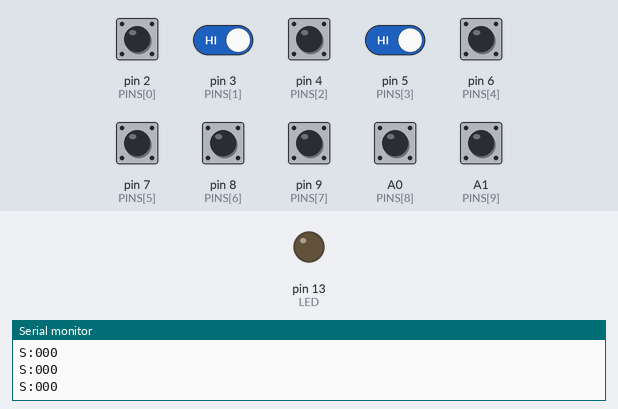
The sketch below on a simulated Arduino Uno, built with avr-gcc and run on an emulated ATmega328P. On the bench: output pins drawn as LEDs (lit = HIGH), the last lines printed to the serial monitor. The test bench sets the inputs (shaded band); at power-on: A0 (PINS[8]), A1 (PINS[9]), pin 2 (PINS[0]), pin 3 (PINS[1]), pin 4 (PINS[2]), pin 5 (PINS[3]), pin 6 (PINS[4]), pin 7 (PINS[5]), pin 8 (PINS[6]), pin 9 (PINS[7]) HIGH.

Above: at 1.4 s.
1.5 s: pin 2 (PINS[0]) pulled LOW for 0.15 s
At 1.59 s:
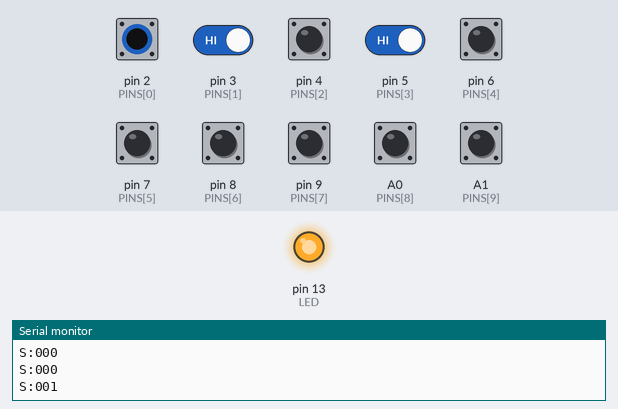
3.1 s: pin 3 (PINS[1]) driven LOW and pin 5 (PINS[3]) driven LOW
At 3.5 s:
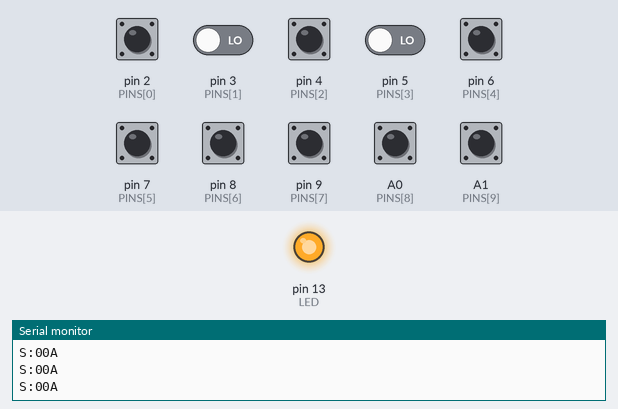
Timing chart, 0 to 6.1 s (numbered marks = the images above; inputs shaded):
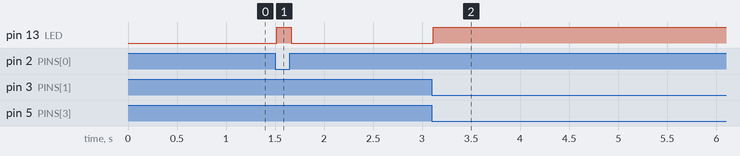

The sketch:

ArcaneArenaPad.ino
```cpp
/*
  ARCANE ARENA - Arduino Uno game controller
  ------------------------------------------
  Works for BOTH versions of the game at the same time:
    - Mobile (Android app)  -> through the HC-05 Bluetooth module (SoftwareSerial, 9600 baud)
    - PC (Chrome / Edge)    -> through the USB cable (hardware Serial, 115200 baud)

  10 push buttons, each wired between the pin and GND (internal pull-ups, no resistors needed):

    D2  = UP          D7  = SKILL 1
    D3  = DOWN        D8  = SKILL 2
    D4  = LEFT        D9  = DASH
    D5  = RIGHT       A0  = SWAP HERO
    D6  = ATTACK/OK   A1  = PAUSE

  HC-05:
    VCC -> 5V      GND -> GND
    TXD -> D10 (Arduino RX)
    RXD <- D11 through a voltage divider (1k from D11 to RXD, 2k from RXD to GND)
    (HC-05 RX pin is 3.3 V logic)

  Protocol sent to the game: "S:XXX\n"  (hex bitmask of pressed buttons)
    bit 0 UP, 1 DOWN, 2 LEFT, 3 RIGHT, 4 ATTACK, 5 SKILL1, 6 SKILL2, 7 DASH, 8 SWAP, 9 PAUSE
  Sent immediately when a button changes, and every 100 ms as a heartbeat.

  The HC-05 is on pins 10/11 (not 0/1), so you can upload this sketch
  without unplugging the Bluetooth module.
*/

#include <SoftwareSerial.h>

SoftwareSerial bt(10, 11);   // RX, TX  (HC-05 TXD -> 10, HC-05 RXD <- 11 via divider)

const uint8_t NUM_BTN = 10;
const uint8_t PINS[NUM_BTN] = { 2, 3, 4, 5, 6, 7, 8, 9, A0, A1 };
const char*   NAMES[NUM_BTN] = { "UP", "DOWN", "LEFT", "RIGHT", "ATTACK", "SKILL1", "SKILL2", "DASH", "SWAP", "PAUSE" };

const unsigned long DEBOUNCE_MS  = 15;
const unsigned long HEARTBEAT_MS = 100;
const uint8_t LED = 13;

uint16_t stableState = 0;          // debounced state (1 = pressed)
uint16_t lastRaw = 0;
unsigned long lastChange[NUM_BTN];
unsigned long lastSend = 0;

void sendState() {
  char msg[8];
  snprintf(msg, sizeof(msg), "S:%03X\n", stableState);
  Serial.print(msg);   // USB -> PC version
  bt.print(msg);       // Bluetooth -> mobile version
  lastSend = millis();
}

void setup() {
  for (uint8_t i = 0; i < NUM_BTN; i++) {
    pinMode(PINS[i], INPUT_PULLUP);
    lastChange[i] = 0;
  }
  pinMode(LED, OUTPUT);
  Serial.begin(115200);
  bt.begin(9600);            // HC-05 default data-mode baud rate
  delay(200);
  Serial.println(F("# ArcaneArenaPad ready"));
}

void loop() {
  unsigned long now = millis();
  bool changed = false;

  for (uint8_t i = 0; i < NUM_BTN; i++) {
    bool pressed = (digitalRead(PINS[i]) == LOW);   // pull-up: LOW = pressed
    bool rawBit = (lastRaw >> i) & 1;
    if (pressed != rawBit) {                        // raw value moved -> restart debounce timer
      lastChange[i] = now;
      if (pressed) lastRaw |= (1 << i); else lastRaw &= ~(1 << i);
    }
    bool stableBit = (stableState >> i) & 1;
    if (pressed != stableBit && (now - lastChange[i]) >= DEBOUNCE_MS) {
      if (pressed) stableState |= (1 << i); else stableState &= ~(1 << i);
      changed = true;
    }
  }

  digitalWrite(LED, stableState ? HIGH : LOW);      // on-board LED lights while any button is held

  if (changed || (now - lastSend) >= HEARTBEAT_MS) sendState();
}
```

Measured:
- after the input at 1.5 s, pin 13 (LED): LOW → HIGH at once, → LOW 0.15 s later
- after the input at 3.1 s, pin 13 (LED): LOW → HIGH at once
